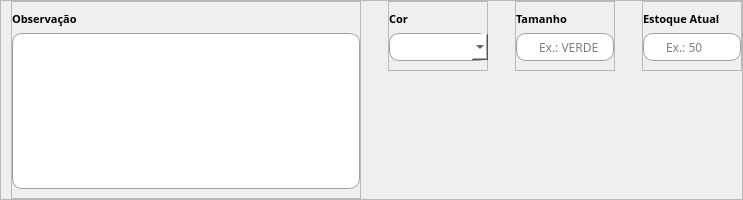
       <widget class="QFrame" name="frame_35">
        <property name="sizePolicy">
         <sizepolicy hsizetype="Preferred" vsizetype="Expanding">
          <horstretch>0</horstretch>
          <verstretch>0</verstretch>
         </sizepolicy>
        </property>
        <property name="minimumSize">
         <size>
          <width>0</width>
          <height>70</height>
         </size>
        </property>
        <property name="maximumSize">
         <size>
          <width>16777215</width>
          <height>200</height>
         </size>
        </property>
        <property name="frameShape">
         <enum>QFrame::StyledPanel</enum>
        </property>
        <property name="frameShadow">
         <enum>QFrame::Raised</enum>
        </property>
        <layout class="QGridLayout" name="gridLayout_32">
         <property name="leftMargin">
          <number>10</number>
         </property>
         <property name="topMargin">
          <number>0</number>
         </property>
         <property name="rightMargin">
          <number>0</number>
         </property>
         <property name="bottomMargin">
          <number>0</number>
         </property>
         <property name="horizontalSpacing">
          <number>27</number>
         </property>
         <item row="0" column="0" rowspan="2">
          <widget class="QFrame" name="frame_39">
           <property name="minimumSize">
            <size>
             <width>350</width>
             <height>0</height>
            </size>
           </property>
           <property name="frameShape">
            <enum>QFrame::StyledPanel</enum>
           </property>
           <property name="frameShadow">
            <enum>QFrame::Raised</enum>
           </property>
           <layout class="QGridLayout" name="gridLayout_42">
            <property name="leftMargin">
             <number>0</number>
            </property>
            <property name="topMargin">
             <number>9</number>
            </property>
            <property name="rightMargin">
             <number>0</number>
            </property>
            <item row="0" column="0">
             <widget class="QLabel" name="label_33">
              <property name="maximumSize">
               <size>
                <width>16777215</width>
                <height>20</height>
               </size>
              </property>
              <property name="font">
               <font>
                <family>Raleway</family>
                <pointsize>8</pointsize>
                <weight>75</weight>
                <bold>true</bold>
               </font>
              </property>
              <property name="text">
               <string>Observação</string>
              </property>
             </widget>
            </item>
            <item row="1" column="0">
             <widget class="QTextEdit" name="input_observacao">
              <property name="styleSheet">
               <string notr="true">QTextEdit {
	background-color:white;
	border-radius: 10px;
	border: 1px solid rgb(158, 162, 166);
	padding-left: 20px;
}</string>
              </property>
             </widget>
            </item>
           </layout>
          </widget>
         </item>
         <item row="0" column="3">
          <widget class="QFrame" name="frame_43">
           <property name="maximumSize">
            <size>
             <width>100</width>
             <height>70</height>
            </size>
           </property>
           <property name="frameShape">
            <enum>QFrame::StyledPanel</enum>
           </property>
           <property name="frameShadow">
            <enum>QFrame::Raised</enum>
           </property>
           <layout class="QGridLayout" name="gridLayout_40">
            <property name="leftMargin">
             <number>0</number>
            </property>
            <property name="topMargin">
             <number>9</number>
            </property>
            <property name="rightMargin">
             <number>0</number>
            </property>
            <item row="0" column="0">
             <widget class="QLabel" name="label_34">
              <property name="font">
               <font>
                <family>Raleway</family>
                <pointsize>8</pointsize>
                <weight>75</weight>
                <bold>true</bold>
               </font>
              </property>
              <property name="text">
               <string>Estoque Atual</string>
              </property>
             </widget>
            </item>
            <item row="1" column="0">
             <widget class="QLineEdit" name="input_estoqueAtual">
              <property name="sizePolicy">
               <sizepolicy hsizetype="Expanding" vsizetype="Expanding">
                <horstretch>0</horstretch>
                <verstretch>0</verstretch>
               </sizepolicy>
              </property>
              <property name="maximumSize">
               <size>
                <width>16777215</width>
                <height>30</height>
               </size>
              </property>
              <property name="font">
               <font>
                <family>Raleway</family>
               </font>
              </property>
              <property name="styleSheet">
               <string notr="true">QLineEdit {
	background-color:white;
	border-radius: 10px;
	border: 1px solid rgb(158, 162, 166);
	padding-left: 20px;
}</string>
              </property>
              <property name="readOnly">
               <bool>true</bool>
              </property>
              <property name="placeholderText">
               <string>Ex.: 50</string>
              </property>
             </widget>
            </item>
           </layout>
          </widget>
         </item>
         <item row="0" column="1">
          <widget class="QFrame" name="frame_36">
           <property name="maximumSize">
            <size>
             <width>100</width>
             <height>70</height>
            </size>
           </property>
           <property name="frameShape">
            <enum>QFrame::StyledPanel</enum>
           </property>
           <property name="frameShadow">
            <enum>QFrame::Raised</enum>
           </property>
           <layout class="QGridLayout" name="gridLayout_33">
            <property name="leftMargin">
             <number>0</number>
            </property>
            <property name="topMargin">
             <number>9</number>
            </property>
            <property name="rightMargin">
             <number>0</number>
            </property>
            <item row="0" column="0">
             <widget class="QLabel" name="label_27">
              <property name="font">
               <font>
                <family>Raleway</family>
                <pointsize>8</pointsize>
                <weight>75</weight>
                <bold>true</bold>
               </font>
              </property>
              <property name="text">
               <string>Cor</string>
              </property>
             </widget>
            </item>
            <item row="1" column="0">
             <widget class="QComboBox" name="input_cor">
              <property name="sizePolicy">
               <sizepolicy hsizetype="Expanding" vsizetype="Expanding">
                <horstretch>0</horstretch>
                <verstretch>0</verstretch>
               </sizepolicy>
              </property>
              <property name="minimumSize">
               <size>
                <width>100</width>
                <height>0</height>
               </size>
              </property>
              <property name="maximumSize">
               <size>
                <width>100</width>
                <height>30</height>
               </size>
              </property>
              <property name="styleSheet">
               <string notr="true">QComboBox {
	background-color:white;
	border-radius: 10px;
	border: 1px solid rgb(158, 162, 166);
	padding-left: 20px;
}</string>
              </property>
              <property name="editable">
               <bool>true</bool>
              </property>
              <item>
               <property name="text">
                <string/>
               </property>
              </item>
             </widget>
            </item>
           </layout>
          </widget>
         </item>
         <item row="0" column="2">
          <widget class="QFrame" name="frame_45">
           <property name="sizePolicy">
            <sizepolicy hsizetype="Expanding" vsizetype="Preferred">
             <horstretch>0</horstretch>
             <verstretch>0</verstretch>
            </sizepolicy>
           </property>
           <property name="maximumSize">
            <size>
             <width>100</width>
             <height>70</height>
            </size>
           </property>
           <property name="frameShape">
            <enum>QFrame::StyledPanel</enum>
           </property>
           <property name="frameShadow">
            <enum>QFrame::Raised</enum>
           </property>
           <layout class="QGridLayout" name="gridLayout_46">
            <property name="leftMargin">
             <number>0</number>
            </property>
            <property name="topMargin">
             <number>9</number>
            </property>
            <property name="rightMargin">
             <number>0</number>
            </property>
            <item row="0" column="0">
             <widget class="QLabel" name="label_39">
              <property name="font">
               <font>
                <family>Raleway</family>
                <pointsize>8</pointsize>
                <weight>75</weight>
                <bold>true</bold>
               </font>
              </property>
              <property name="text">
               <string>Tamanho</string>
              </property>
             </widget>
            </item>
            <item row="1" column="0">
             <widget class="QLineEdit" name="input_tamanho">
              <property name="sizePolicy">
               <sizepolicy hsizetype="Expanding" vsizetype="Expanding">
                <horstretch>0</horstretch>
                <verstretch>0</verstretch>
               </sizepolicy>
              </property>
              <property name="maximumSize">
               <size>
                <width>16777215</width>
                <height>30</height>
               </size>
              </property>
              <property name="font">
               <font>
                <family>Raleway</family>
               </font>
              </property>
              <property name="styleSheet">
               <string notr="true">QLineEdit {
	background-color:white;
	border-radius: 10px;
	border: 1px solid rgb(158, 162, 166);
	padding-left: 20px;
}</string>
              </property>
              <property name="placeholderText">
               <string>Ex.: VERDE</string>
              </property>
             </widget>
            </item>
           </layout>
          </widget>
         </item>
        </layout>
       </widget>
